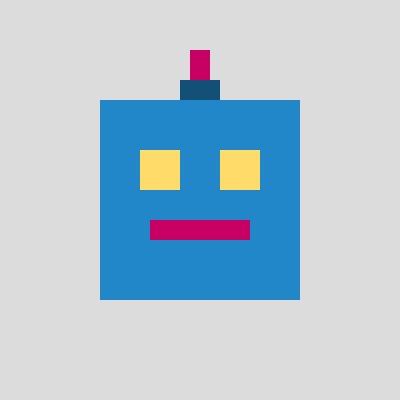
Frame 1 (no input)
Frame 60 (no input): identical to frame 1, image omitted
Frame 120 (the mouse pressed at the canvas centre since frame 60): identical to frame 1, image omitted

The p5.js sketch that drew this single still picture (run headless with seeded random() and noise() and a simulated clock; from frame 60 on, the mouse is pressed at the canvas centre):

// p5.js sketch
// ── sketch.js
function setup() {
  createCanvas(400, 400);

  // Sfondo grigio chiaro
  background(220);
  noStroke();
  
  // Testa principale - grigio scuro
  fill(34, 135, 201);
  rect(100, 100, 200, 200);
  
  // Occhio sinistro - giallo
  fill(2255, 220, 105);
  rect(140, 150, 40, 40);
  rect(220, 150, 40, 40);
  
  // Antenna - grigio chiaro
  fill(200, 0, 100);
  rect(190, 50, 20, 50);
  
  // Base antenna - grigio più scuro
  fill(19, 80, 120);
  rect(180, 80, 40, 20);
  
  // Bocca - rettangolo rosso
  fill(200, 0, 100);
  rect(150, 220, 100, 20);
}

function draw() {

}
